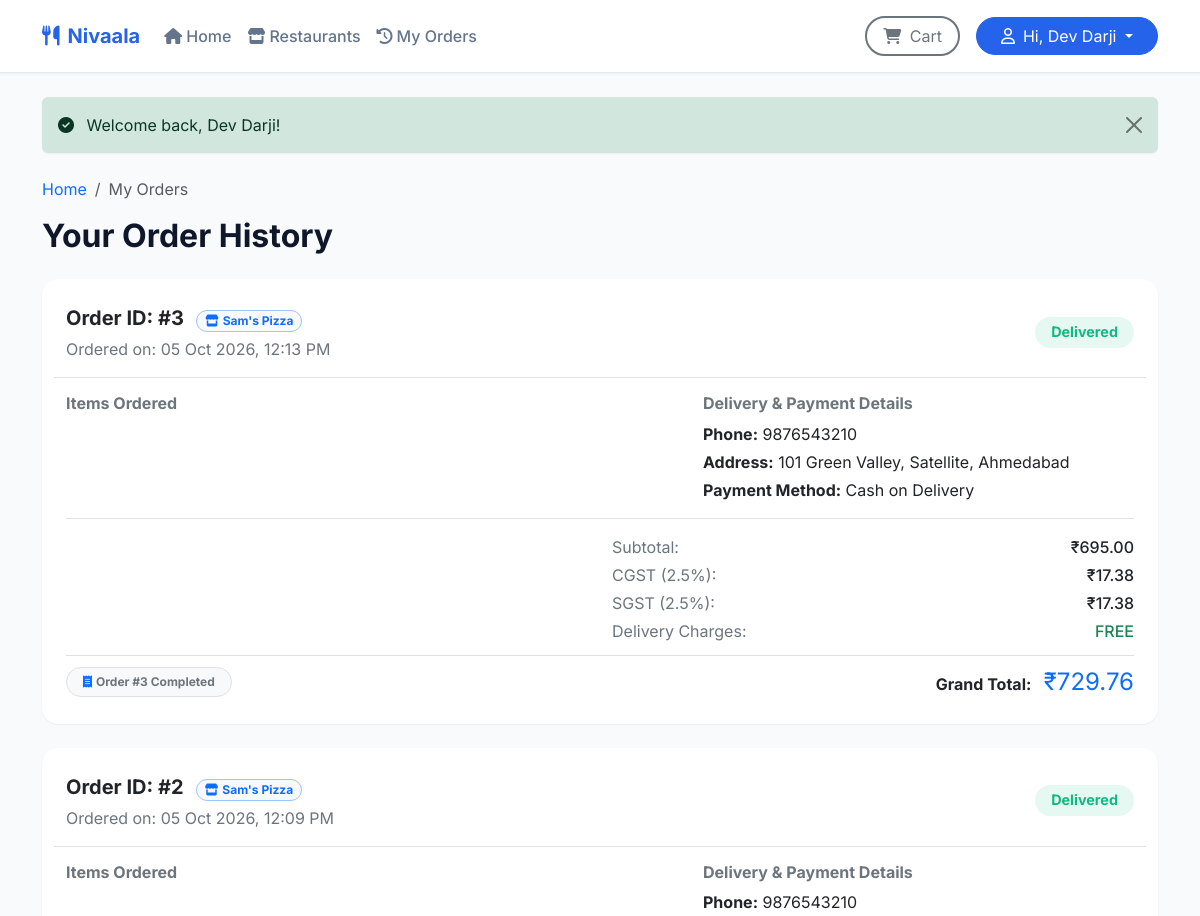
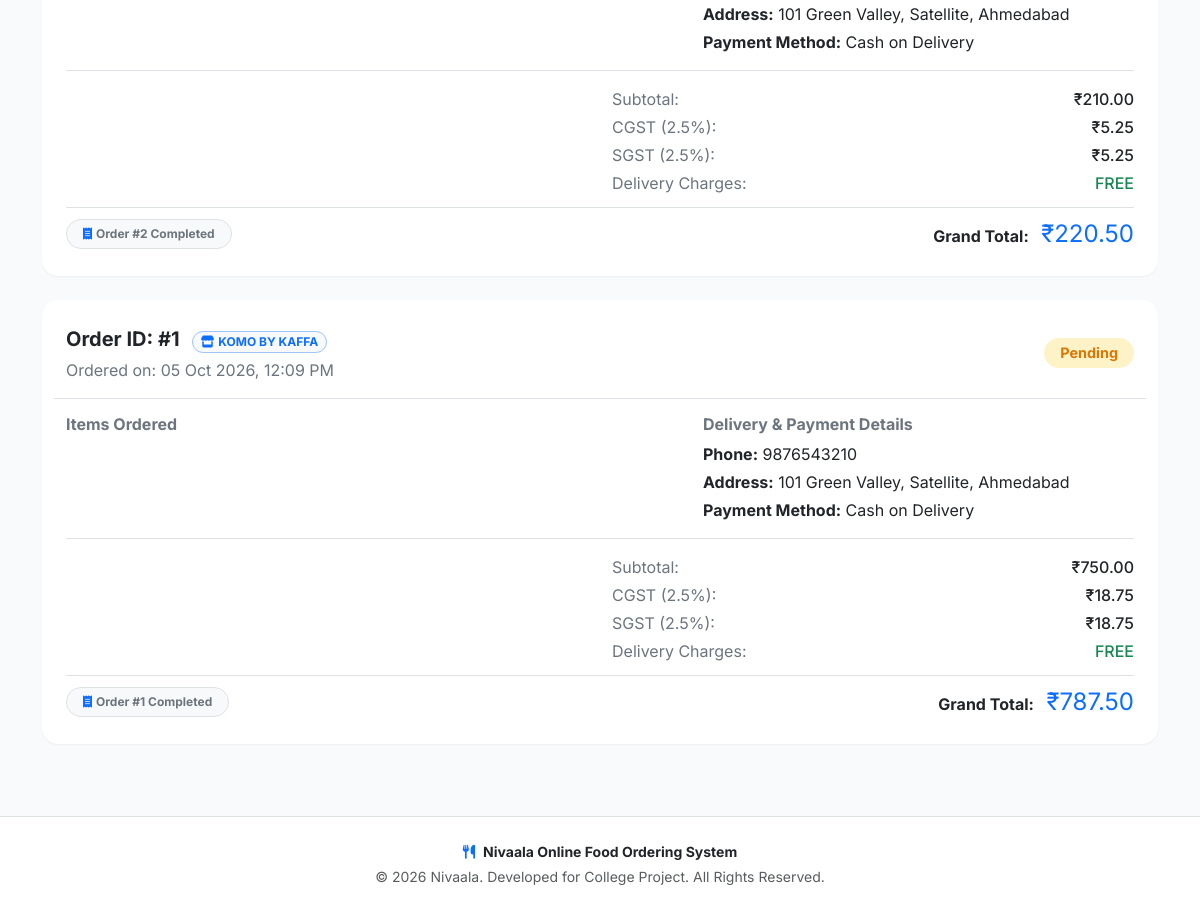
/orders.php (signed in), run on an earlier commit of the app's database (2 pictures, top to bottom).
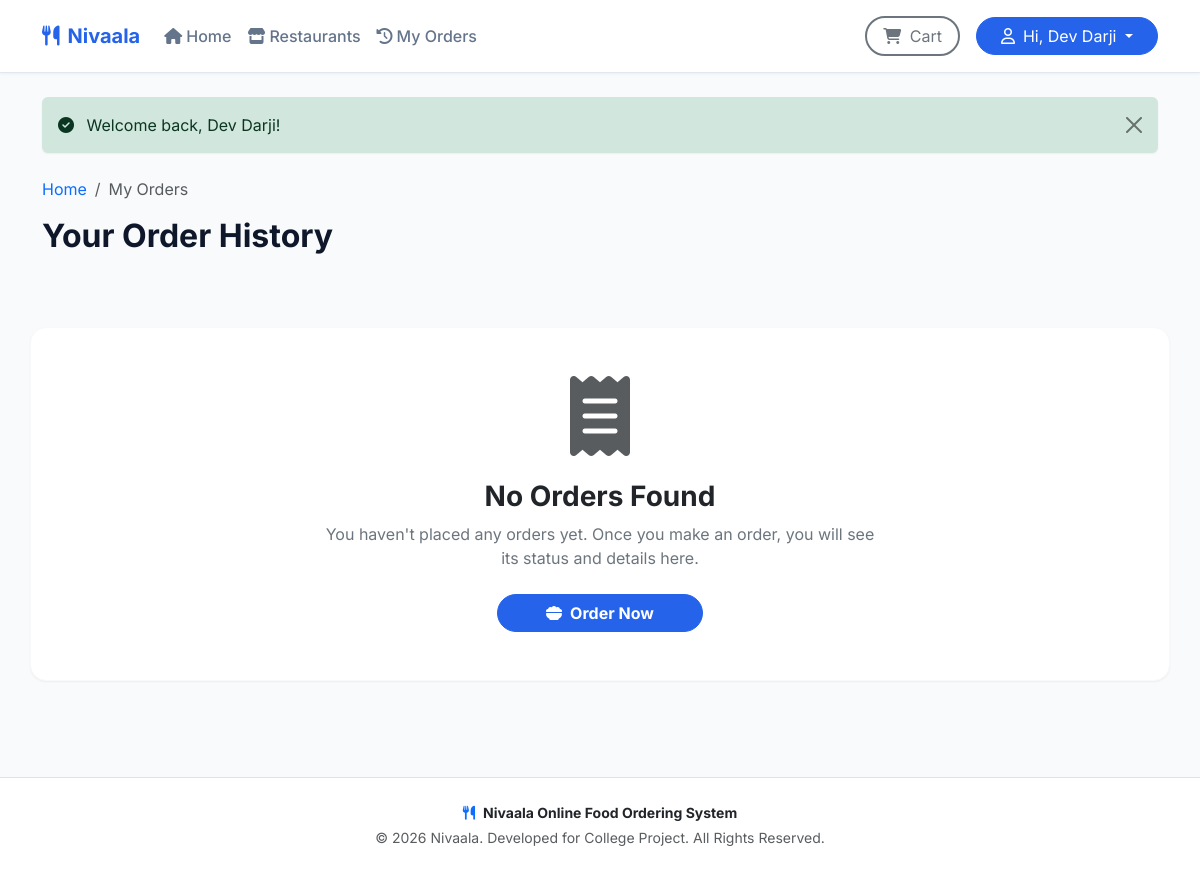
And on a later commit of the database.
### tables this page shows
CREATE TABLE `orders` (
  `id` int(11) NOT NULL AUTO_INCREMENT,
  `restaurant_id` int(11) DEFAULT NULL,
  `user_id` int(11) NOT NULL,
  `subtotal` decimal(10,2) NOT NULL DEFAULT 0.00,
  `cgst` decimal(10,2) NOT NULL DEFAULT 0.00,
  `sgst` decimal(10,2) NOT NULL DEFAULT 0.00,
  `delivery_fee` decimal(10,2) NOT NULL DEFAULT 0.00,
  `total_amount` decimal(10,2) NOT NULL,
  `commission_rate` decimal(5,2) NOT NULL DEFAULT 10.00,
  `commission_amount` decimal(10,2) NOT NULL DEFAULT 0.00,
  `partner_earnings` decimal(10,2) NOT NULL DEFAULT 0.00,
  `status` enum('Pending','Preparing','Out for Delivery','Delivered','Cancelled') DEFAULT 'Pending',
  `delivery_address` text NOT NULL,
  `phone` varchar(15) NOT NULL,
  `payment_method` varchar(50) DEFAULT 'Cash on Delivery',
  `created_at` timestamp NOT NULL DEFAULT current_timestamp(),
  `updated_at` timestamp NOT NULL DEFAULT current_timestamp() ON UPDATE current_timestamp(),
  PRIMARY KEY (`id`),
  KEY `restaurant_id` (`restaurant_id`),
  KEY `user_id` (`user_id`),
  CONSTRAINT `orders_ibfk_1` FOREIGN KEY (`restaurant_id`) REFERENCES `restaurants` (`id`) ON DELETE SET NULL,
  CONSTRAINT `orders_ibfk_2` FOREIGN KEY (`user_id`) REFERENCES `users` (`id`) ON DELETE CASCADE
);

CREATE TABLE `restaurants` (
  `id` int(11) NOT NULL AUTO_INCREMENT,
  `owner_id` int(11) NOT NULL,
  `restaurant_name` varchar(150) NOT NULL,
  `owner_name` varchar(150) NOT NULL,
  `email` varchar(150) NOT NULL,
  `phone` varchar(20) NOT NULL,
  `address` text NOT NULL,
  `city` varchar(100) NOT NULL,
  `state` varchar(100) NOT NULL,
  `license_number` varchar(100) NOT NULL,
  `license_issue_date` date NOT NULL,
  `license_expiry_date` date NOT NULL,
  `license_document` varchar(255) NOT NULL,
  `logo` varchar(255) DEFAULT NULL,
  `description` text DEFAULT NULL,
  `commission_rate` decimal(5,2) NOT NULL DEFAULT 10.00,
  `status` enum('Pending','Approved','Rejected','Suspended') NOT NULL DEFAULT 'Pending',
  `rejection_reason` text DEFAULT NULL,
  `approved_by` int(11) DEFAULT NULL,
  `approved_at` datetime DEFAULT NULL,
  `created_at` timestamp NOT NULL DEFAULT current_timestamp(),
  `updated_at` timestamp NOT NULL DEFAULT current_timestamp() ON UPDATE current_timestamp(),
  PRIMARY KEY (`id`),
  UNIQUE KEY `email` (`email`),
  UNIQUE KEY `license_number` (`license_number`),
  KEY `owner_id` (`owner_id`),
  KEY `approved_by` (`approved_by`),
  CONSTRAINT `restaurants_ibfk_1` FOREIGN KEY (`owner_id`) REFERENCES `users` (`id`) ON DELETE CASCADE,
  CONSTRAINT `restaurants_ibfk_2` FOREIGN KEY (`approved_by`) REFERENCES `users` (`id`) ON DELETE SET NULL
);

### orders.php (the view, shortened to what the changed rows need)
<?php
require_once 'config/db.php';
$user_id = $_SESSION['user_id'];
try {
    $orders_stmt = $conn->prepare("
        SELECT o.*, r.restaurant_name, r.city AS restaurant_city
        FROM orders o
        LEFT JOIN restaurants r ON o.restaurant_id = r.id
        WHERE o.user_id = ?
        ORDER BY o.id DESC
    ");
    $orders_stmt->execute([$user_id]);
    $orders = $orders_stmt->fetchAll();
} catch (PDOException $e) {
    die("Database error: " . $e->getMessage());
}
include_once 'includes/header.php';
?>
<div class="row my-4">
  <div class="col-12">
    <h2 class="fw-bold mb-4">Your Order History</h2>
  </div>
  <?php if (count($orders) > 0): ?>
    <div class="col-12">
      <?php foreach ($orders as $order): ?>
        <?php
        $badge_class = 'badge-pending';
        if ($order['status'] === 'Preparing') {
            $badge_class = 'badge-preparing';
        } elseif ($order['status'] === 'Out for Delivery') {
            $badge_class = 'badge-delivery';
        } elseif ($order['status'] === 'Delivered') {
            $badge_class = 'badge-delivered';
        } elseif ($order['status'] === 'Cancelled') {
            $badge_class = 'badge-cancelled';
        }
        ?>
        <div class="card border-0 shadow-sm-custom p-4 mb-4" style="border-radius: 16px;">
          <div class="row align-items-center mb-3 pb-3 border-bottom">
            <div class="col-sm-6 mb-2 mb-sm-0">
              <span class="fs-5 fw-bold text-dark">Order ID: #<?php echo $order['id']; ?></span>
              <?php if (!empty($order['restaurant_name'])): ?>
                <span class="badge bg-light text-primary border border-primary-subtle rounded-pill ms-2 px-2.5 py-1 small">
                  <i class="fa-solid fa-store me-1"></i><?php echo htmlspecialchars($order['restaurant_name']); ?>
                </span>
              <?php endif; ?>
              <span class="d-block text-secondary text-sm mt-1">Ordered on: <?php echo date('d M Y, h:i A', strtotime($order['created_at'])); ?></span>
            </div>
            <div class="col-sm-6 text-sm-end">
              <span class="badge px-3 py-2 rounded-pill font-weight-bold <?php echo $badge_class; ?>" style="font-size: 0.9rem;">
                <?php echo htmlspecialchars($order['status']); ?>
              </span>
            </div>
          </div>
          <div class="row mb-3">
            <div class="col-md-7">
              <h6 class="fw-bold text-secondary mb-2">Items Ordered</h6>
            </div>
            <div class="col-md-5 border-start-md">
              <h6 class="fw-bold text-secondary mb-2">Delivery & Payment Details</h6>
              <p class="mb-1 text-dark"><strong>Phone:</strong> <?php echo htmlspecialchars($order['phone']); ?></p>
              <p class="mb-1 text-dark"><strong>Address:</strong> <?php echo htmlspecialchars($order['delivery_address']); ?></p>
              <p class="mb-0 text-dark"><strong>Payment Method:</strong> <?php echo htmlspecialchars($order['payment_method']); ?></p>
            </div>
          </div>
          <div class="pt-3 border-top bg-transparent">
            <?php
            $ord_subtotal = (float)($order['subtotal'] ?? 0);
            if ($ord_subtotal <= 0) {
                $ord_subtotal = round($order['total_amount'] / 1.05, 2);
                $ord_cgst = round($ord_subtotal * 0.025, 2);
                $ord_sgst = round($ord_subtotal * 0.025, 2);
            } else {
                $ord_cgst = (float)($order['cgst'] ?? round($ord_subtotal * 0.025, 2));
                $ord_sgst = (float)($order['sgst'] ?? round($ord_subtotal * 0.025, 2));
            }
            ?>
            <div class="row text-sm text-secondary mb-2">
              <div class="col-sm-6"></div>
              <div class="col-sm-6">
                <div class="d-flex justify-content-between mb-1">
                  <span>Subtotal:</span>
                  <span class="text-dark fw-medium">₹<?php echo number_format($ord_subtotal, 2); ?></span>
                </div>
                <div class="d-flex justify-content-between mb-1">
                  <span>CGST (2.5%):</span>
                  <span class="text-dark fw-medium">₹<?php echo number_format($ord_cgst, 2); ?></span>
                </div>
                <div class="d-flex justify-content-between mb-1">
                  <span>SGST (2.5%):</span>
                  <span class="text-dark fw-medium">₹<?php echo number_format($ord_sgst, 2); ?></span>
                </div>
                <div class="d-flex justify-content-between mb-1">
                  <span>Delivery Charges:</span>
                  <span class="text-success fw-medium">FREE</span>
                </div>
              </div>
            </div>
            <div class="d-flex flex-column flex-sm-row justify-content-between align-items-sm-center pt-2 border-top gap-3">
              <div>
                <span class="badge bg-light text-secondary border px-3 py-2 rounded-pill small">
                  <i class="fa-solid fa-receipt me-1 text-primary"></i>Order #<?php echo $order['id']; ?> Completed
                </span>
              </div>
              <div class="text-sm-end">
                <span class="fs-6 fw-bold text-dark me-2">Grand Total:</span>
                <span class="fs-4 fw-extrabold text-primary">₹<?php echo number_format($order['total_amount'], 2); ?></span>
              </div>
            </div>
          </div>
        </div>
      <?php endforeach; ?>
    </div>
  <?php else: ?>
    <div class="col-12 text-center my-5 py-5 bg-white rounded-4 border border-light shadow-sm-custom">
      <i class="fa-solid fa-receipt text-muted display-1 mb-4"></i>
      <h3 class="fw-bold text-dark">No Orders Found</h3>
      <p class="text-secondary col-md-6 mx-auto mb-4">You haven't placed any orders yet. Once you make an order, you will see its status and details here.</p>
      <a href="index.php" class="btn btn-primary rounded-pill px-5 py-2.5 fw-bold"><i class="fa-solid fa-bowl-food me-2"></i>Order Now</a>
    </div>
  <?php endif; ?>
</div>
<?php include_once 'includes/footer.php'; ?>

What changed in the data, as far as the page shows it:
removed orders: id "3", restaurant.restaurant_name "Sam's Pizza", created_at "05 Oct 2026, 12:13 PM", status "Delivered", phone "9876543210", delivery_address "101 Green Valley, Satellite, Ahmedabad", payment_method "Cash on Delivery", subtotal "695.00", cgst "17.38", sgst "17.38", total_amount "729.76"
removed orders: id "2", restaurant.restaurant_name "Sam's Pizza", created_at "05 Oct 2026, 12:09 PM", status "Delivered", phone "9876543210", delivery_address "101 Green Valley, Satellite, Ahmedabad", payment_method "Cash on Delivery", subtotal "210.00", cgst "5.25", sgst "5.25", total_amount "220.50"
removed orders: id "1", restaurant.restaurant_name "KOMO BY KAFFA", created_at "05 Oct 2026, 12:09 PM", status "Pending", phone "9876543210", delivery_address "101 Green Valley, Satellite, Ahmedabad", payment_method "Cash on Delivery", subtotal "750.00", cgst "18.75", sgst "18.75", total_amount "787.50"
Also different on the page:
text now shown: "No Orders Found You haven't placed any orders yet. Once you make an order, you will see its status and details here. Order Now"
